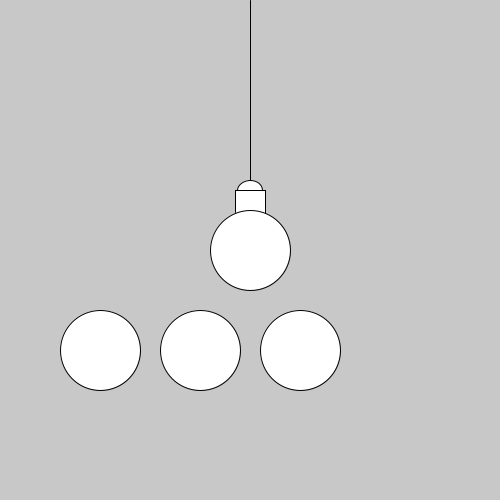
Frame 1 (no input)
Frame 60 (the mouse pressed at the canvas centre just before this capture): identical to frame 1, image omitted
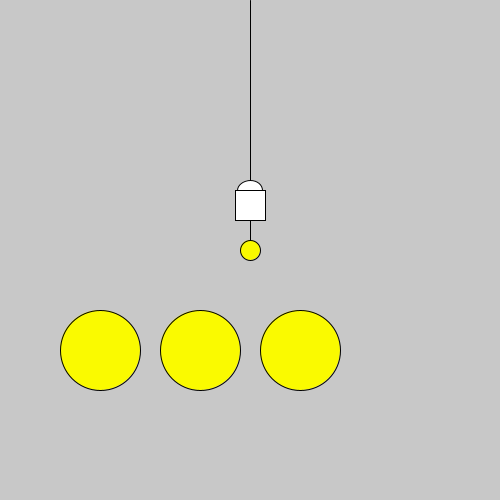
Frame 120 (the mouse held since frame 60 and released just before this capture)

The Processing sketch that drew these frames (run headless with seeded random() and noise(); from frame 60 on, the mouse is pressed at the canvas centre):

// Processing sketch: sketch_260929b
// ── sketch_260929b.pde
/*
// this is my first programming project

//this is a basic comment used for debugging
print("Hello World!");

String myString = "Hello World!";

println(myString);

float myFloat = 3.14;
int myInt = 23;
boolean myBool = true;
*/

void setup()
{
  rectMode(CENTER);
  size(500, 500); //sets the size of the canvas
  //frameRate(1);
  // fullScreen();
}

//int size = 500;
//int bulb1X = 25, bulb1Y = 25;
//float scaleX = size * 0.25, scaleY = size * 1.25;

boolean something = false;

int bulb1Size = 80;
int bulb1X = 250, bulb1Y = 250;

void draw()
{
  background(200);
  fill(255);
  strokeWeight(1);
  line(250,0,250,250);
  ellipse(250, 190, 25, 20);
  rect(250, 205, 30, 30);
  
  if(mouseX >= (bulb1X - (bulb1Size / 2)) && mouseX <= (bulb1X + (bulb1Size / 2))
    && mouseY >= (bulb1Y - (bulb1Size / 2)) && mouseY <= (bulb1Y + (bulb1Size / 2)))
  {
    fill(250,250,0);
    bulb1Size --;
  }
  else if (bulb1Size < 80)
  {
    bulb1Size ++;
  }
  ellipse(bulb1X, bulb1Y, bulb1Size, bulb1Size);
  
  //rect(rand, rand, 0, 100);
  //line(rand, rand, 100, 150);
  
  Bulb b1 = new Bulb(100, 350, 80); 
  Bulb b2 = new Bulb(200, 350, 80);
  Bulb b3 = new Bulb(300, 350, 80);
  
  b1.drawBulb();
  b2.drawBulb();
  b3.drawBulb();
}

class Bulb
{
  int bulbSize, bulbX, bulbY;
  
  Bulb(int x, int y, int size)
  {
    bulbX = x;
    bulbY = y;
    bulbSize = size;
  }
  
  void drawBulb()
  {
    ellipse(bulbX, bulbY, bulbSize, bulbSize);
  }
}
